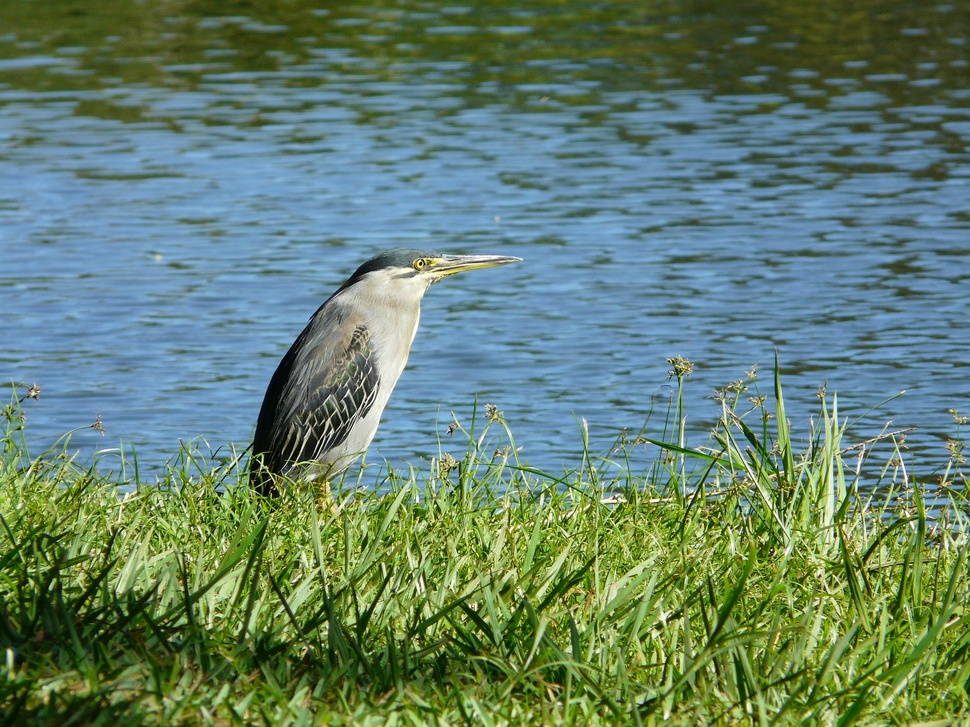
#> input picture images/bird.jpg, 970 x 727 px, shrunk from 1920 x 1440 before the run
$ python canny_filter_example.py --input images/bird.jpg
#> lines starting #> are read from the running program, lines starting #| are printed output that depends on the picture
from __future__ import print_function
import cv2 as cv
import argparse
max_lowThreshold = 100
window_name = 'Edge Map'
title_trackbar = 'Min Threshold:'
ratio = 3
kernel_size = 3
def CannyThreshold(val):
    low_threshold = val
    img_blur = cv.blur(src_gray, (3,3))
    detected_edges = cv.Canny(img_blur, low_threshold, low_threshold*ratio, kernel_size)
    mask = detected_edges != 0
    dst = src * (mask[:,:,None].astype(src.dtype))
    cv.imshow(window_name, dst)
parser = argparse.ArgumentParser(description='Code for Canny Edge Detector tutorial.')
parser.add_argument('--input', help='Path to input image.', default='./calibration_images/images/calib_3.png')
args = parser.parse_args()
src = cv.imread(cv.samples.findFile(args.input))
#> src is the input picture: shape (727, 970, 3); mean B, G, R 108.1, 128.3, 100.1
if src is None:
    print('Could not open or find the image: ', args.input)
    exit(0)
src_gray = cv.cvtColor(src, cv.COLOR_BGR2GRAY)
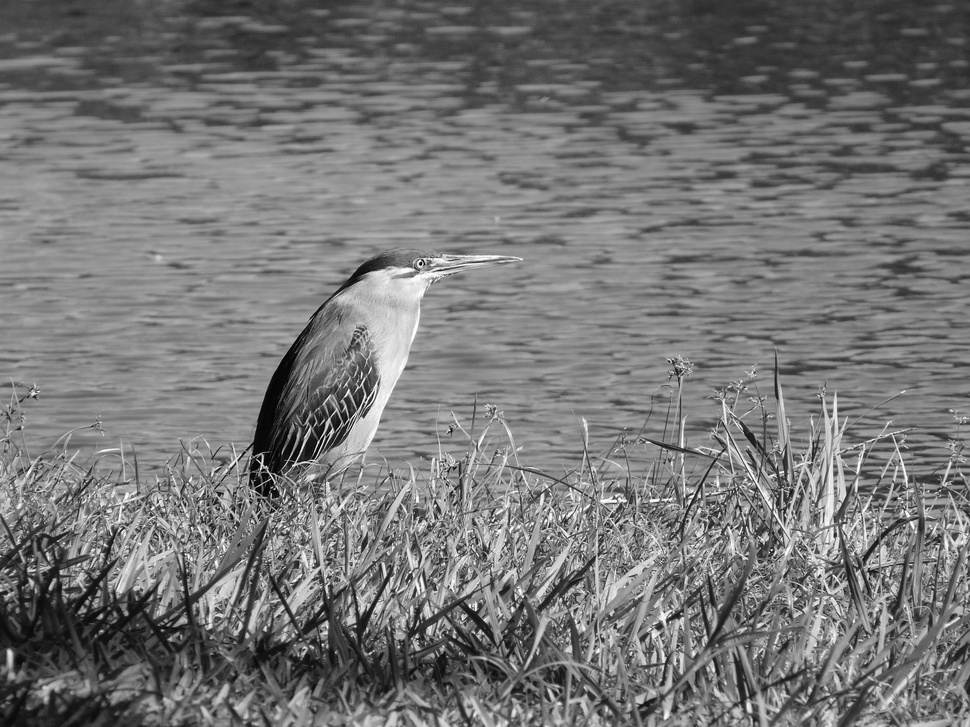
#> src_gray: shape (727, 970); min 0, max 255, mean 117.6
cv.namedWindow(window_name)
cv.createTrackbar(title_trackbar, window_name , 0, max_lowThreshold, CannyThreshold)
#> slider 'Min Threshold:' is set to 20
CannyThreshold(1)
#> in CannyThreshold, `detected_edges = cv.Canny(img_blur, low_threshold, low_threshold*ratio..`:
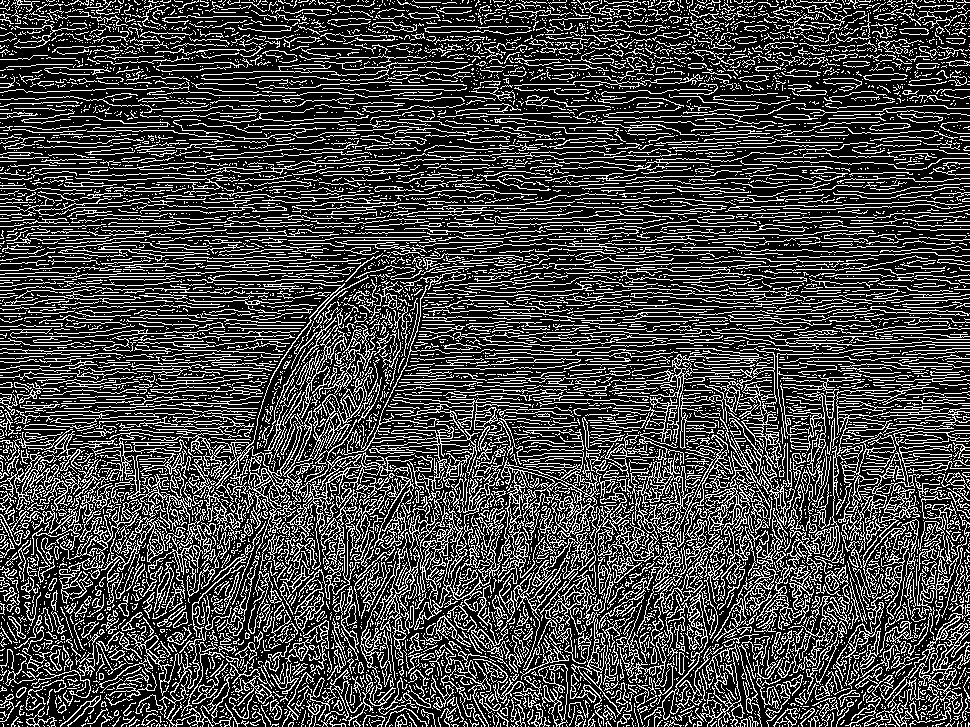
#> detected_edges: shape (727, 970); 27.1% white in thin lines or dots
#> in CannyThreshold, `mask = detected_edges != 0`: mask: shape (727, 970) bool; 27.1% white in thin lines or dots
#> in CannyThreshold, `dst = src * (mask[:,:,None].astype(src.dtype))`:
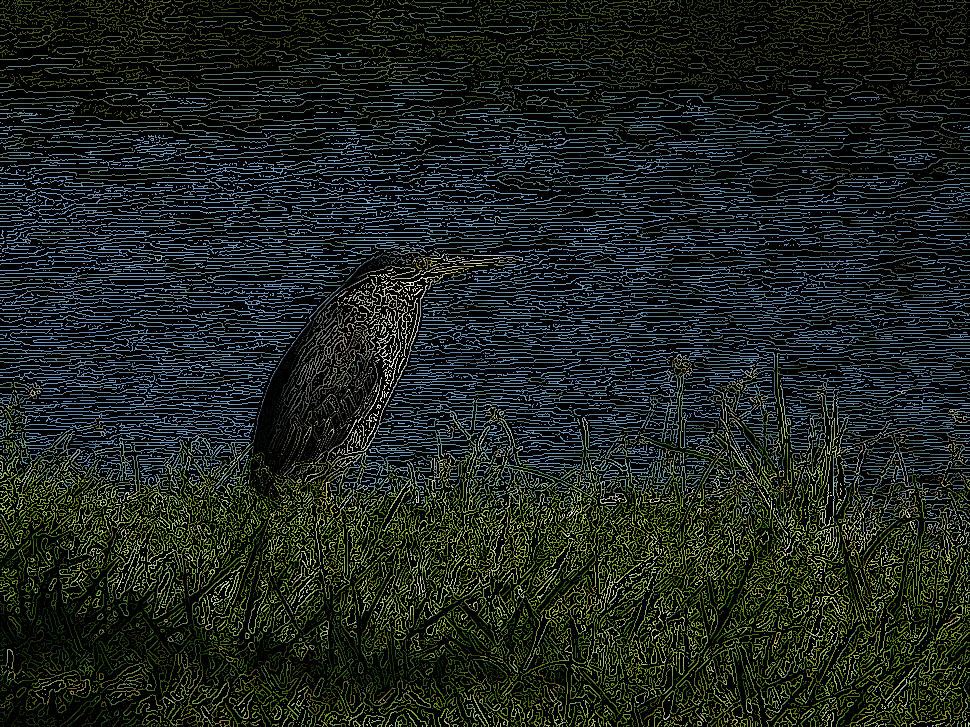
#> dst: shape (727, 970, 3); mean B, G, R 28.8, 35.4, 27.9
cv.waitKey(10000)
#> call 2 of CannyThreshold, with val = 20
#> in CannyThreshold (call 2), `detected_edges = cv.Canny(img_blur, low_threshold, low_threshold*ratio..`:
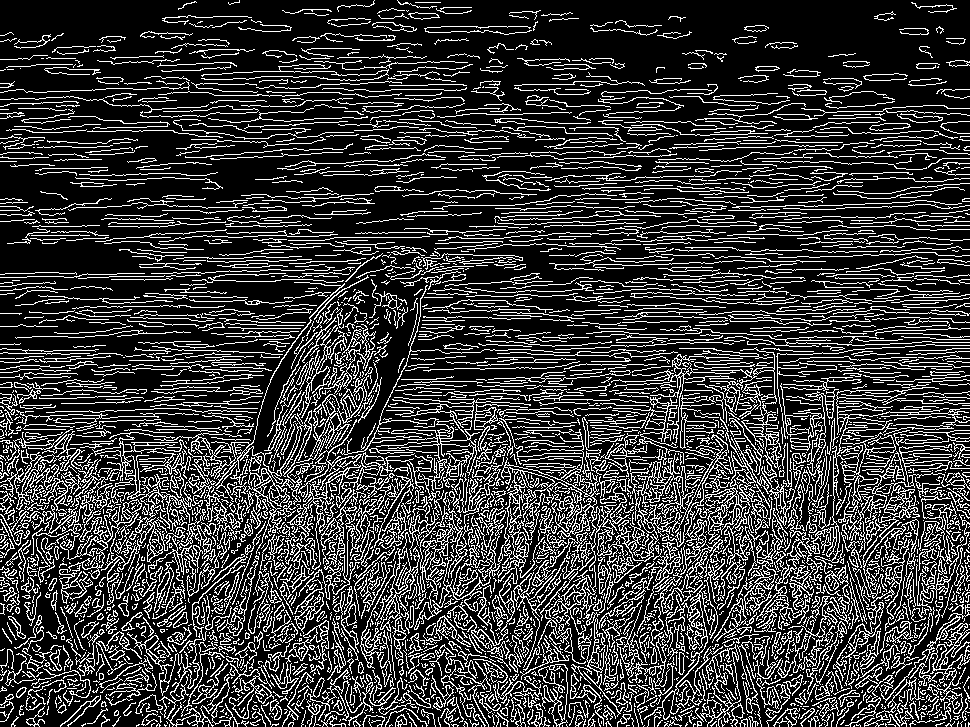
#> detected_edges: shape (727, 970); 22.4% white in thin lines or dots
#> in CannyThreshold (call 2), `mask = detected_edges != 0`: mask: shape (727, 970) bool; 22.4% white in thin lines or dots
#> in CannyThreshold (call 2), `dst = src * (mask[:,:,None].astype(src.dtype))`:
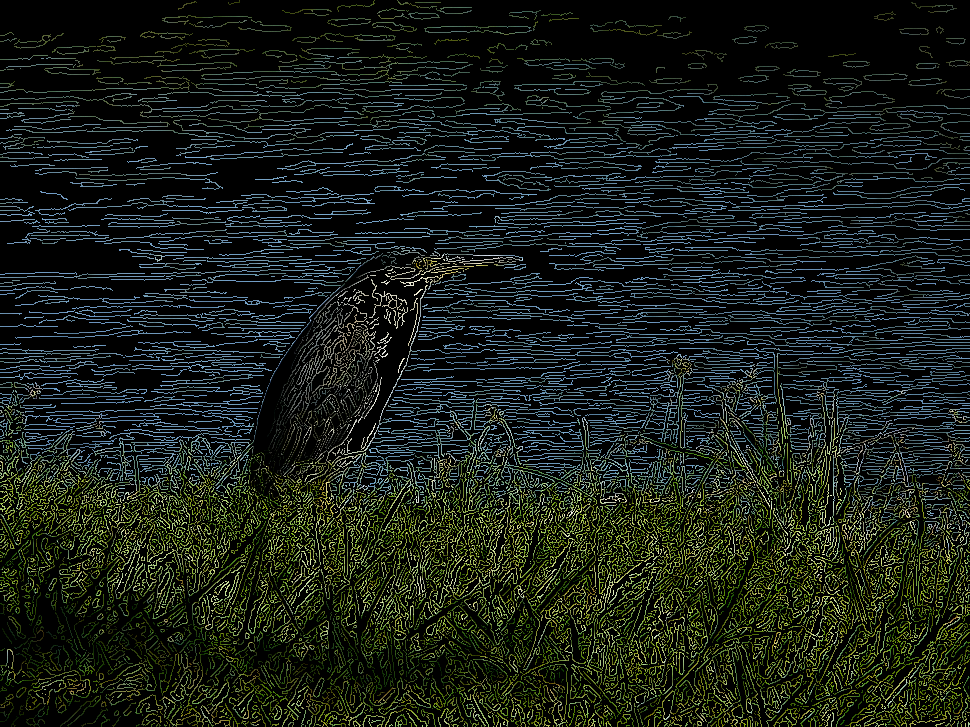
#> dst: shape (727, 970, 3); mean B, G, R 23.2, 29.8, 23.6

$ run again, on calibration_images/images/WIN_20210507_11_55_29_Pro.jpg
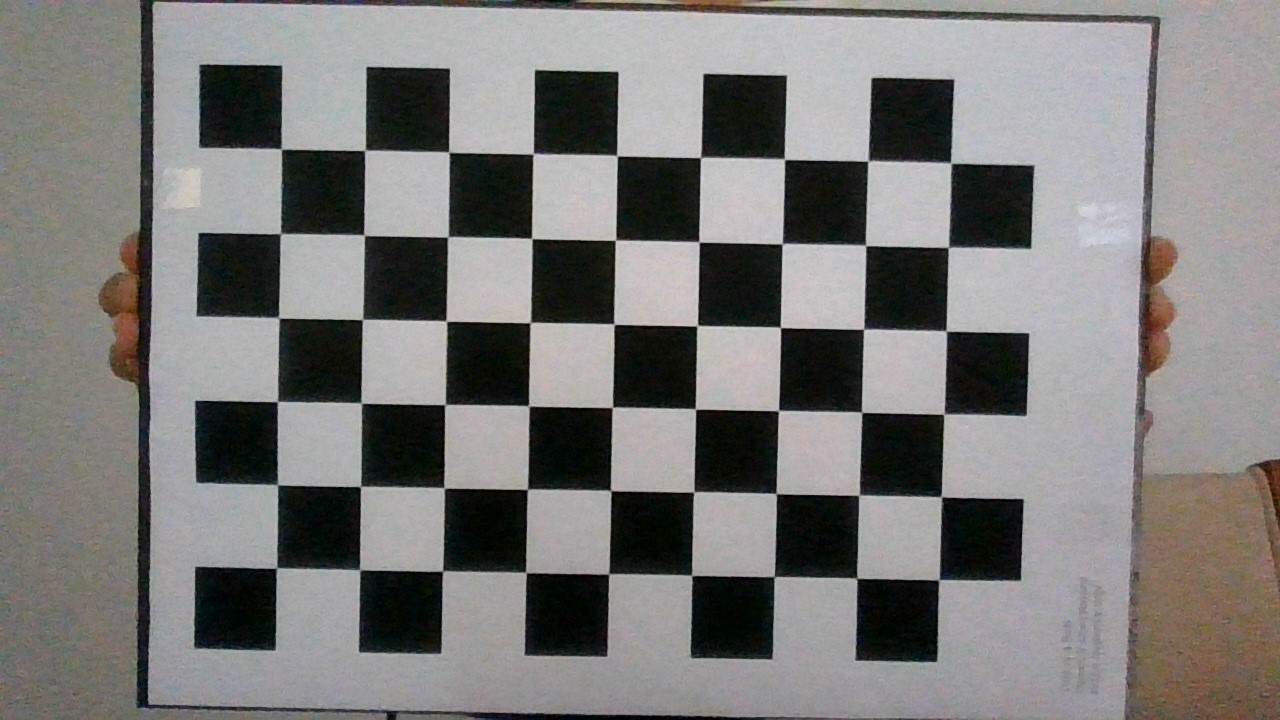
#> input picture calibration_images/images/WIN_20210507_11_55_29_Pro.jpg, 1280 x 720 px
#> src is the input picture: shape (720, 1280, 3); mean B, G, R 120, 121.4, 122.8
#> in CannyThreshold, `detected_edges = cv.Canny(img_blur, low_threshold, low_threshold*ratio..`:
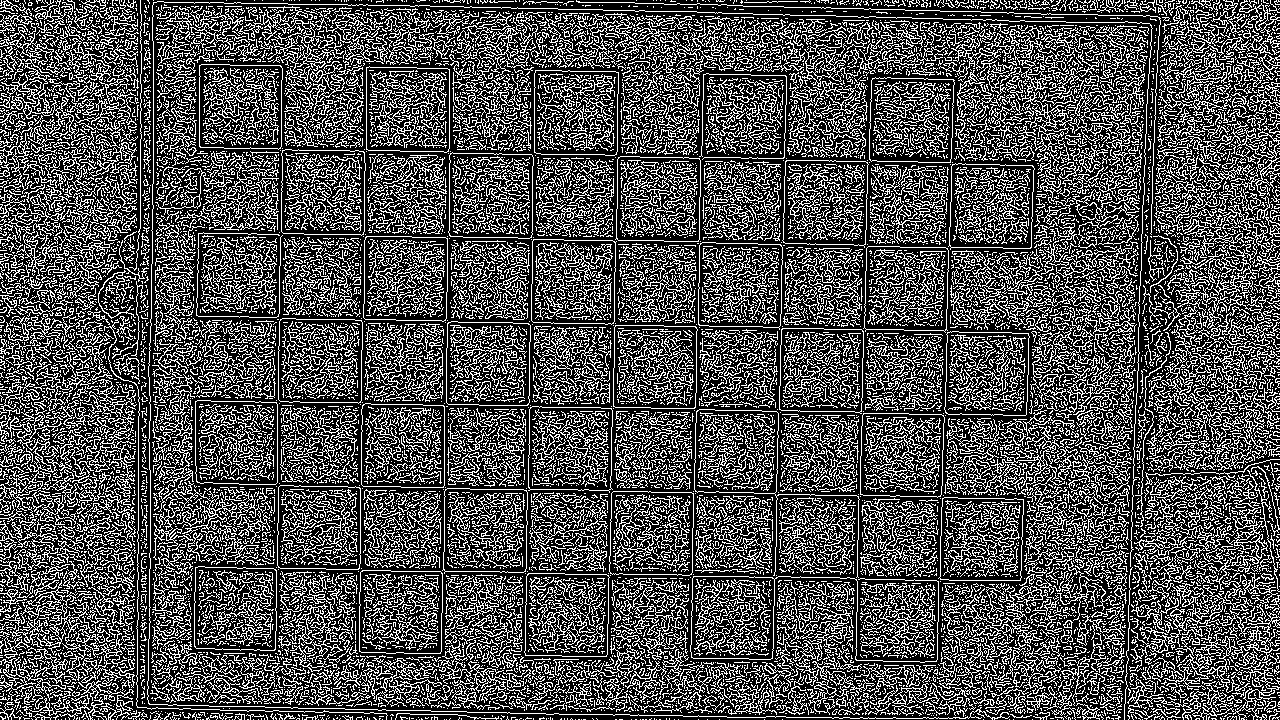
#> detected_edges: shape (720, 1280); 30.9% white in thin lines or dots
#> mask: shape (720, 1280) bool; 30.9% white in thin lines or dots
#> detected_edges: shape (720, 1280); 2.7% white in thin lines or dots
#> mask: shape (720, 1280) bool; 2.7% white in thin lines or dots
#> in CannyThreshold (call 2), `dst = src * (mask[:,:,None].astype(src.dtype))`:
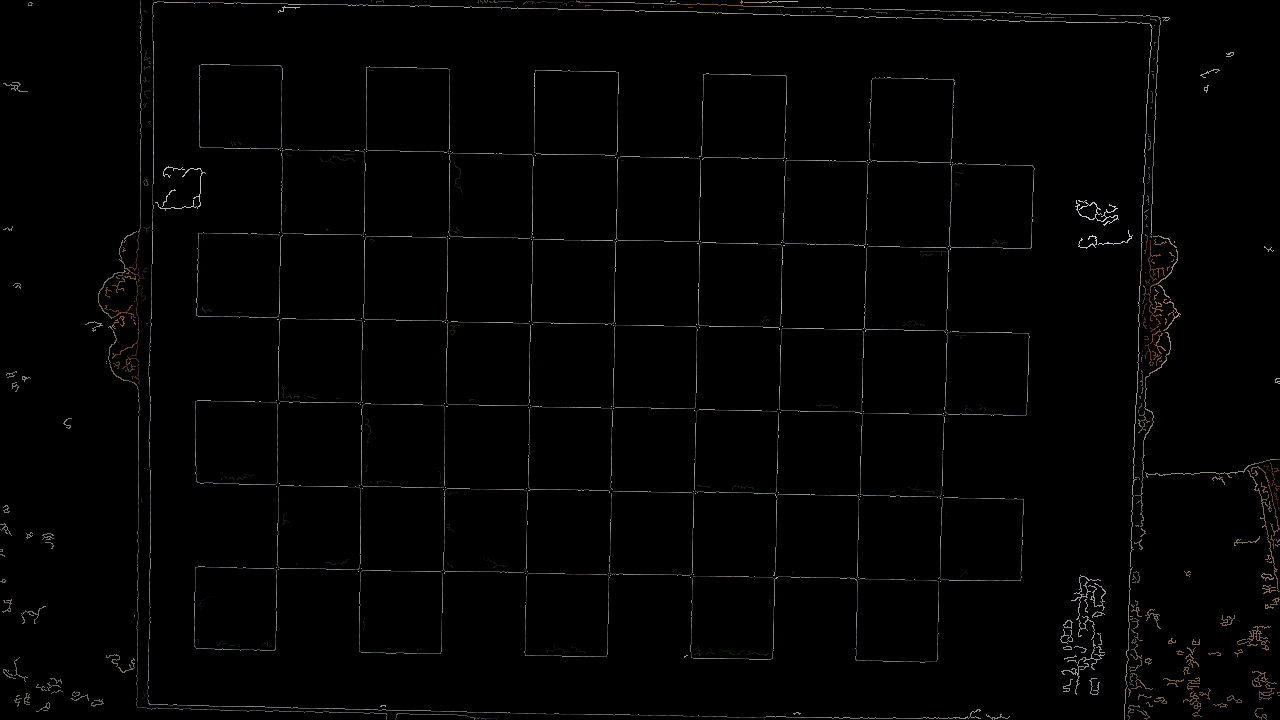
#> dst: shape (720, 1280, 3); mean B, G, R 2.6, 2.7, 2.8

$ run again, on calibration_images/images/WIN_20210507_11_55_34_Pro.jpg
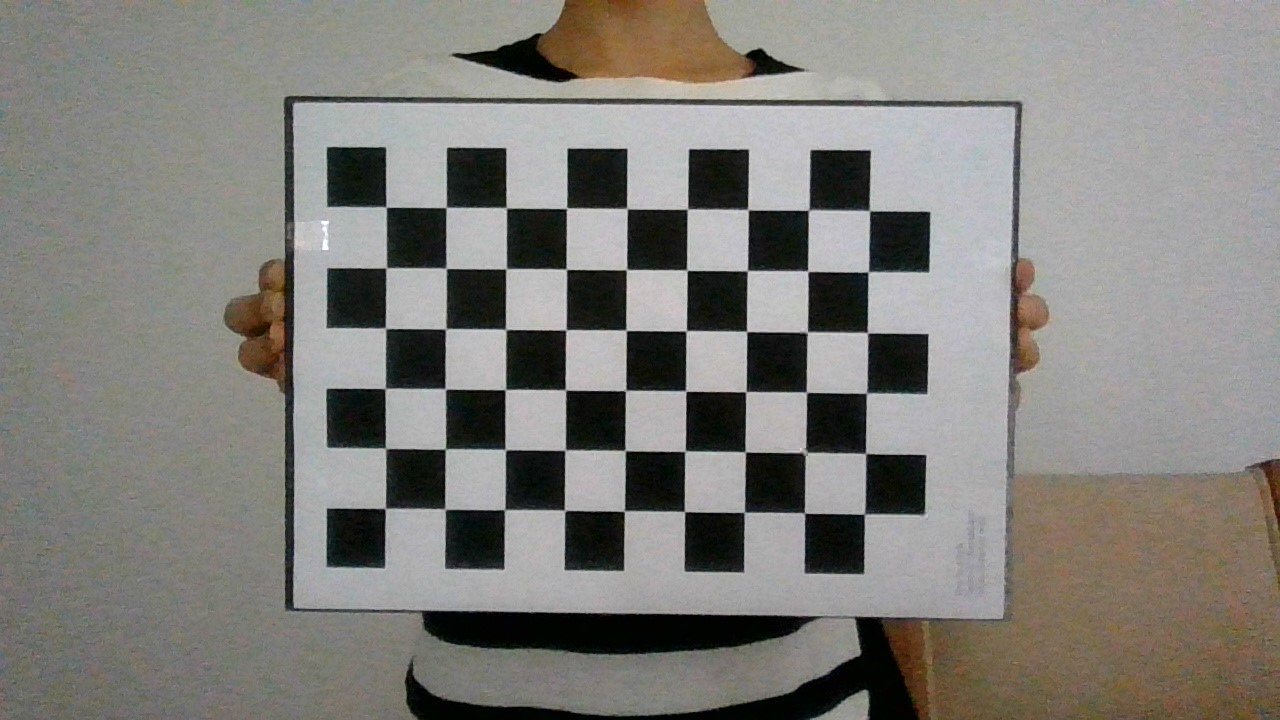
#> input picture calibration_images/images/WIN_20210507_11_55_34_Pro.jpg, 1280 x 720 px
#> src is the input picture: shape (720, 1280, 3); mean B, G, R 122.5, 127.1, 128.9
#> in CannyThreshold, `detected_edges = cv.Canny(img_blur, low_threshold, low_threshold*ratio..`:
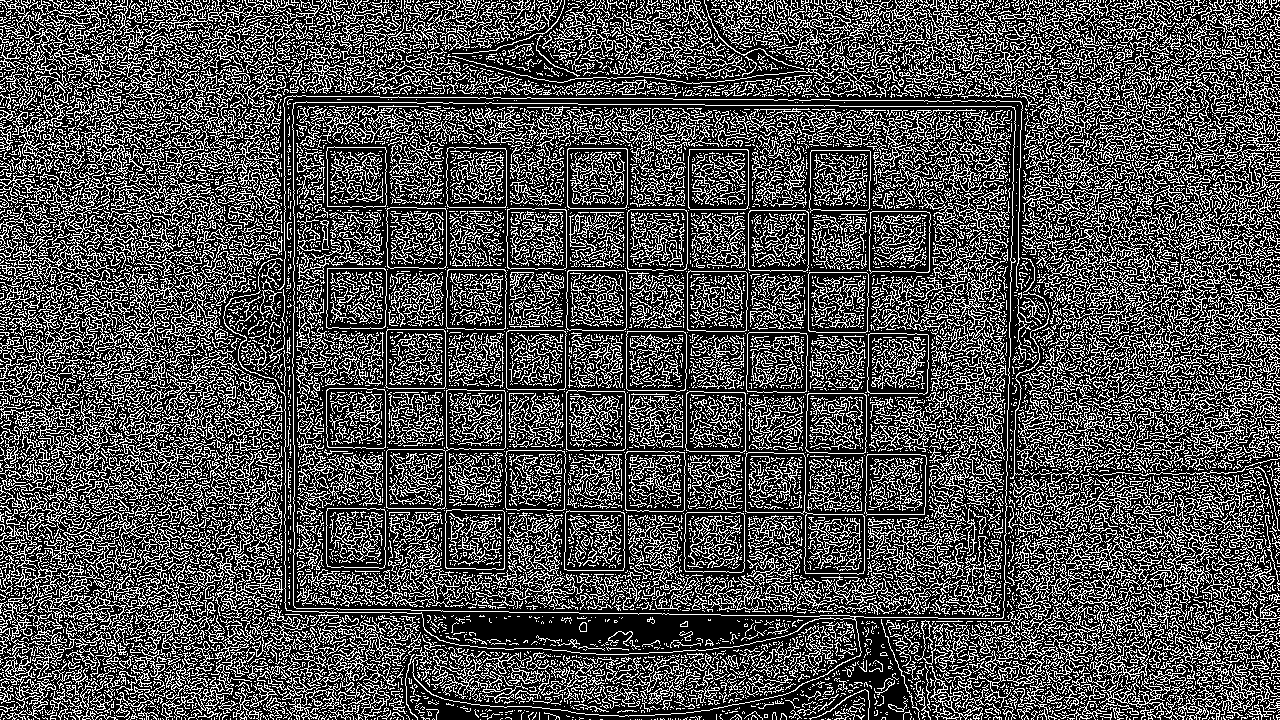
#> detected_edges: shape (720, 1280); 30.8% white in thin lines or dots
#> mask: shape (720, 1280) bool; 30.8% white in thin lines or dots
#> detected_edges: shape (720, 1280); 2.4% white in thin lines or dots
#> mask: shape (720, 1280) bool; 2.4% white in thin lines or dots
#> in CannyThreshold (call 2), `dst = src * (mask[:,:,None].astype(src.dtype))`:
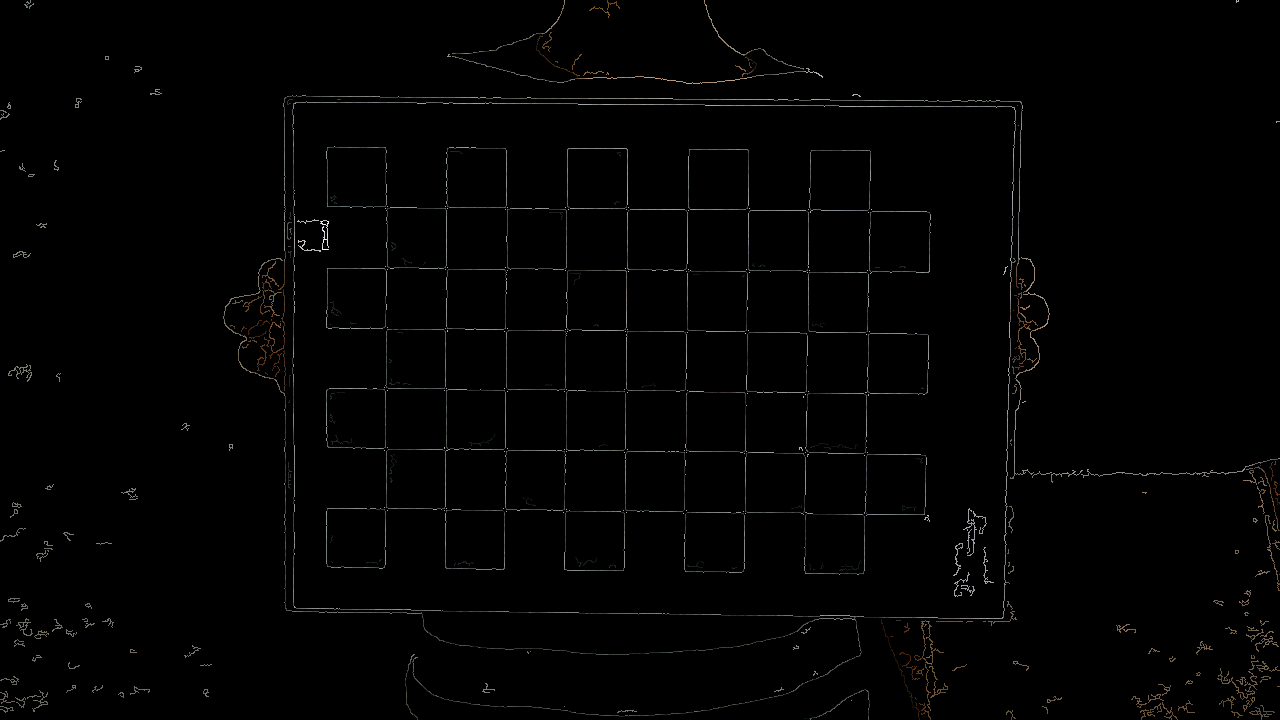
#> dst: shape (720, 1280, 3); mean B, G, R 2.3, 2.4, 2.5
